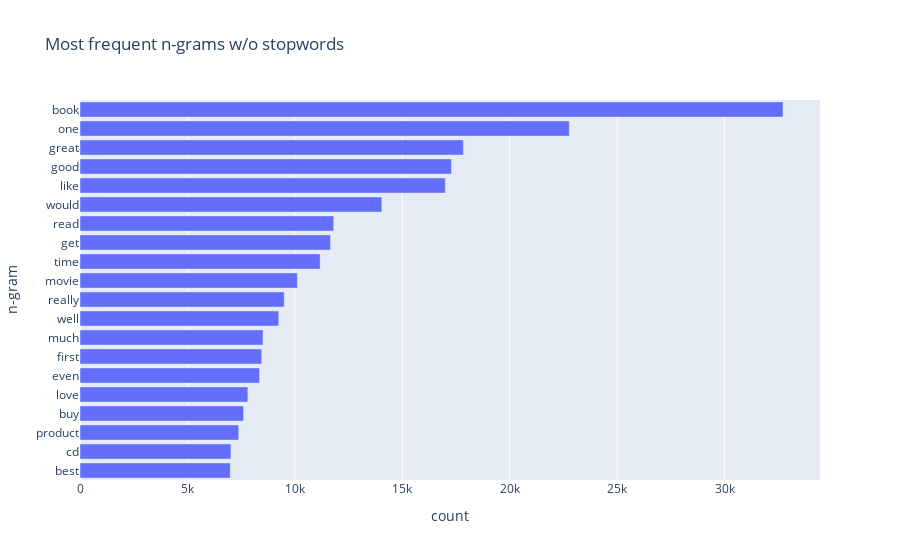

The code cell stored with this chart in its notebook:
### Markdown cell above
Let us now try removing english stopwords from the corpus of reviews.

### Code cell
nltk.download('stopwords')
sw = stopwords.words('english')

cv = CountVectorizer(ngram_range=(1,3), stop_words=frozenset(sw))
cv.fit(df['text'])
print(f"Number of ngrams in the corpus w/o stopwords: {len(cv.vocabulary_)}")

fts = cv.get_feature_names()
freq = cv.transform(df['text'])
gram_counts = np.array(freq.sum(0)).squeeze()

gram_counts_df = pd.DataFrame({'n-gram': [fts[i] for i in gram_counts.argsort()],
                               'count': sorted(gram_counts)})

px.bar(gram_counts_df[-20:], y='n-gram', x='count', title='Most frequent n-grams w/o stopwords',
       orientation='h', height=600)

### Figure 1 — Plotly figure (JSON) as saved in the notebook; plotly's stock layout.template omitted (floating-point values rounded to 4 significant figures)
{"data": [{"alignmentgroup": "True", "hovertemplate": "count=%{x}<br>n-gram=%{y}<extra></extra>", "legendgroup": "", "marker": {"color": "#636efa"}, "name": "", "offsetgroup": "", "orientation": "h", "showlegend": false, "textposition": "auto", "type": "bar", "x": [6994, 7026, 7387, 7615, 7814, 8357, 8457, 8519, 9251, 9505, 10117, 11175, 11658, 11807, 14049, 17000, 17289, 17844, 22772, 32718], "xaxis": "x", "y": ["best", "cd", "product", "buy", "love", "even", "first", "much", "well", "really", "movie", "time", "get", "read", "would", "like", "good", "great", "one", "book"], "yaxis": "y"}], "layout": {"autosize": true, "barmode": "relative", "legend": {"tracegroupgap": 0}, "title": {"text": "Most frequent n-grams w/o stopwords"}, "xaxis": {"anchor": "y", "autorange": true, "domain": [0, 1], "range": [0, 34440], "title": {"text": "count"}, "type": "linear"}, "yaxis": {"anchor": "x", "autorange": true, "domain": [0, 1], "range": [-0.5, 19.5], "title": {"text": "n-gram"}, "type": "category"}}}
